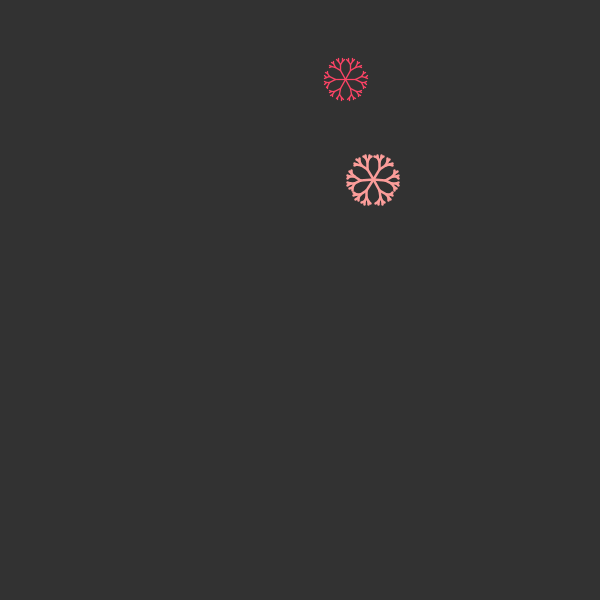
Frame 1 (no input)
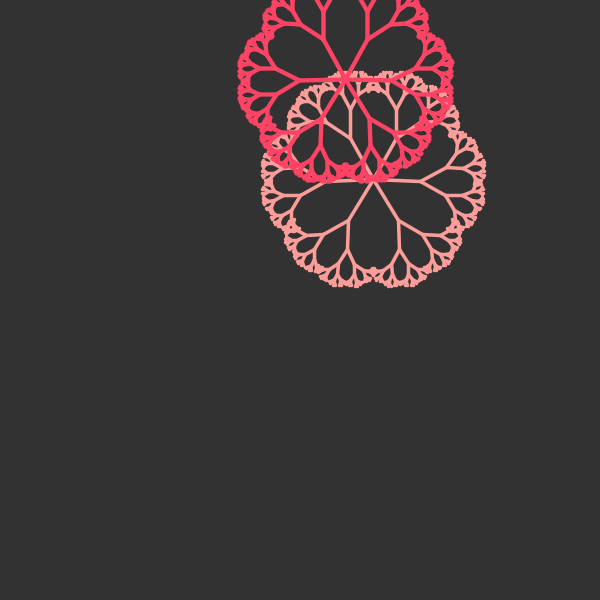
Frame 60 (the mouse pressed at the canvas centre just before this capture)
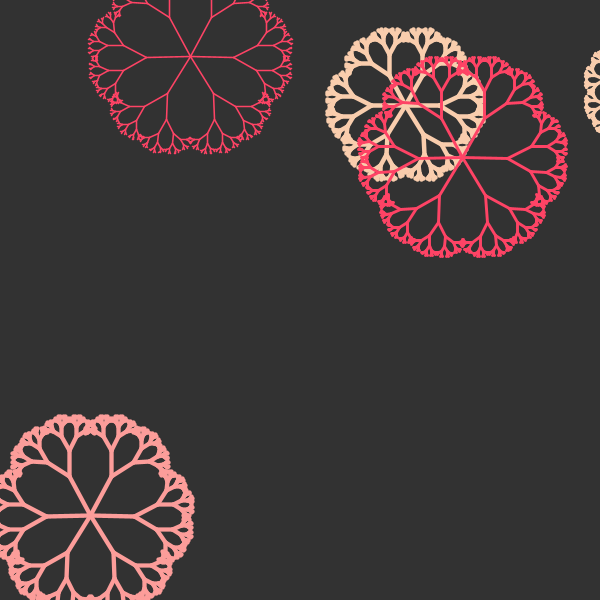
Frame 120 (the mouse held since frame 60 and released just before this capture)

The Processing sketch that drew these frames (run headless with seeded random() and noise(); from frame 60 on, the mouse is pressed at the canvas centre):

// Processing sketch: processing_25119
// ── processing_25119.pde


int num=10;
Ball[]myBall = new Ball[num];//define class ,number of flowers
color[] myColors = new color[5];
float a=0;

void setup() {
  size(600, 600);
  smooth();
  
  myColors[0] = color (254,67,101);
  myColors[1] = color (252,157,154);
  myColors[2] = color (249,205,173);
  myColors[3] = color (200,200,169);
  myColors[4] = color (131,175,155);
  
   for(int i=0;i<myBall.length;i++){
   myBall[i]= new Ball();
}
}

void draw() {
background(50);
  frameRate(100);

 for(int i=0; i < myBall.length; i++) {
    myBall[i].update();
    myBall[i].draw();
  }
}

void flower(float xpos,float ypos,float radius){
translate(xpos,ypos);
rotate(2*PI/3);
branch(radius);
rotate(-2*PI/3);
branch(radius);
rotate(4*PI/3);
branch(radius);
}

void branch(float h) {
  // Each branch will be 2/3rds the size of the previous one
  h *= 0.6;
  // All recursive functions must have an exit condition!!!!
  // Here, ours is when the length of the branch is 2 pixels or less
  if (h > 2) {
    pushMatrix();    // Save the current state of transformation (i.e. where are we now)
    rotate(0.5);   // Rotate by theta
    line(0, 0, 0, -h);  // Draw the branch
    translate(0, -h); // Move to the end of the branch
    branch(h);       // Ok, now call myself to draw two new branches!!
    popMatrix();     // Whenever we get back here, we "pop" in order to restore the previous matrix state
    
    // Repeat the same thing, only branch off to the "left" this time!
    pushMatrix();
    rotate(-0.5);
    line(0, 0, 0, -h);
    translate(0, -h);
    branch(h);
    popMatrix();
  }
}
    
 class Ball {
  float x=random(50,width-50); 
  float y=random(50,height-50); 
  float Size=random(10,20);
  color col = myColors[floor(random(0,5))];
  Ball(){
}

  void update() {
    Size+=1;
   if(Size>80){
      x=random(50,width-50); 
       y=random(50,height-50);
     Size=random(0,30);
   }
  }

 void draw() {
    stroke(col);
    strokeWeight(random(1,5));
    flower(x,y,Size);
     
  }
}   

 
